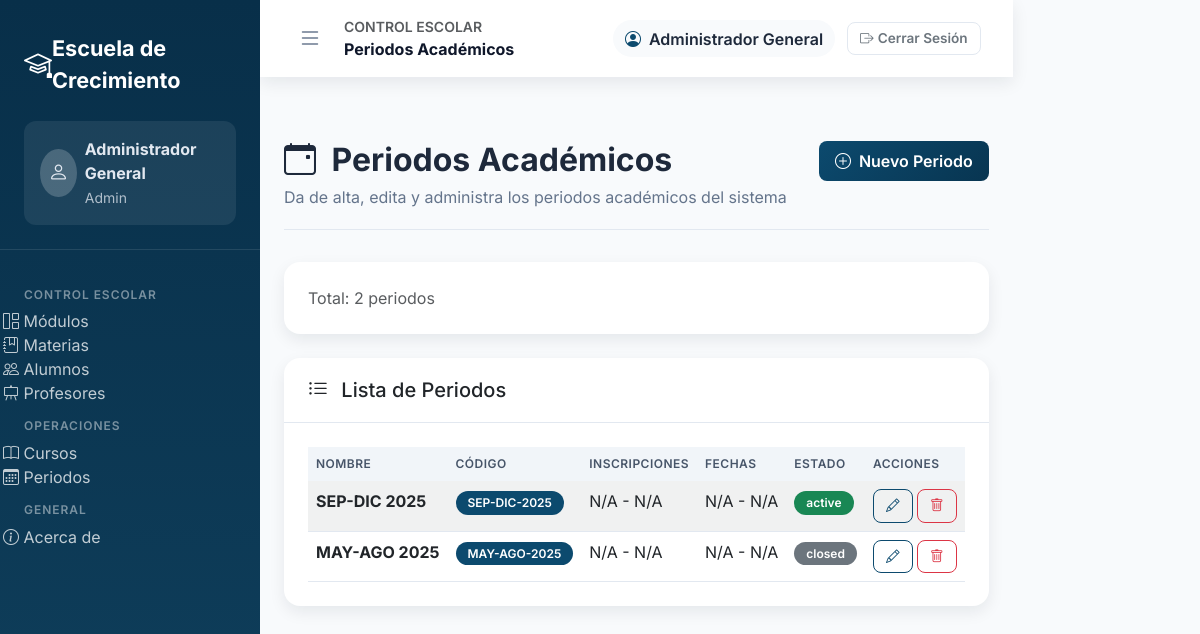
The page /periods (signed in) on the database as committed earlier.
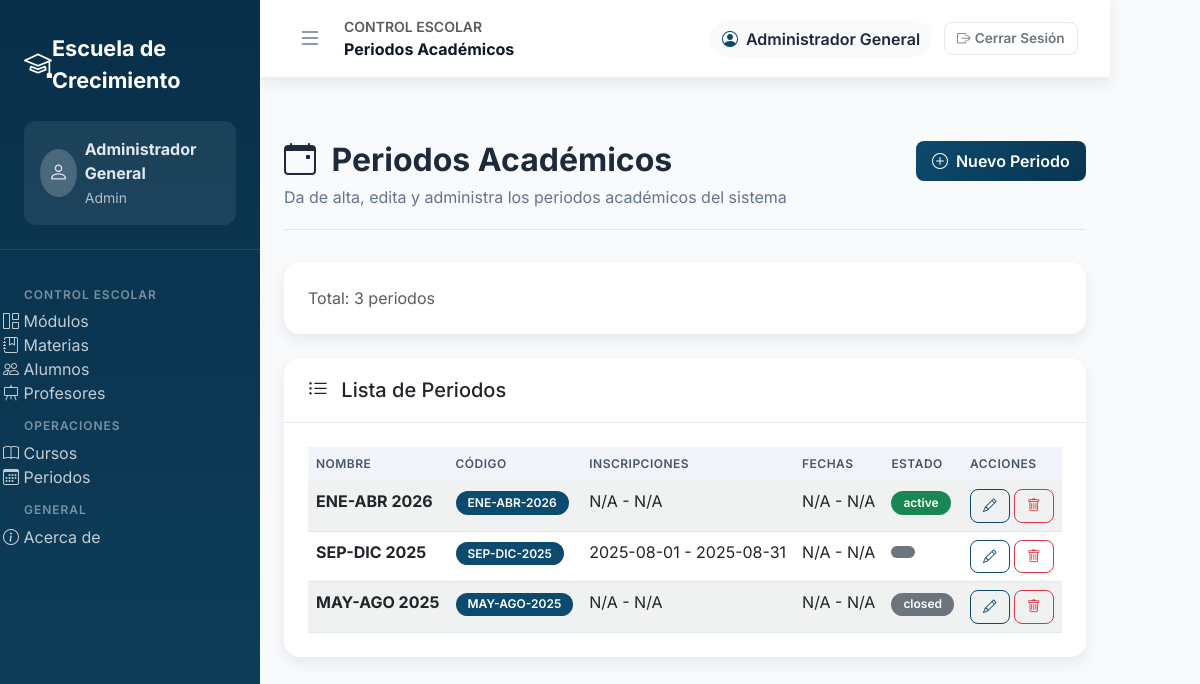
The same page on the database as committed later.
### tables this page shows
CREATE TABLE `terms` (
  `id` int(10) UNSIGNED NOT NULL,
  `code` varchar(30) NOT NULL,
  `name` varchar(120) NOT NULL,
  `start_date` date DEFAULT NULL,
  `inscriptions_start` date NOT NULL,
  `inscriptions_end` date NOT NULL,
  `term_start` date NOT NULL,
  `term_end` date NOT NULL,
  `status` enum('draft','active','closed') NOT NULL DEFAULT 'draft',
  `created_at` timestamp NOT NULL DEFAULT CURRENT_TIMESTAMP,
  `updated_at` timestamp NOT NULL DEFAULT CURRENT_TIMESTAMP ON UPDATE CURRENT_TIMESTAMP,
  `enrollment_start` date DEFAULT NULL,
  `enrollment_end` date DEFAULT NULL
);

### src/UI/Views/periods/index.php (the view, shortened to what the changed rows need)
<div class="container-xxl app-content">
    <div class="page-header">
        <div>
            <h1 class="page-title"><i class="bi bi-calendar-event me-2"></i> Periodos Académicos</h1>
        </div>
    </div>
    <div class="row mb-4">
        <div class="col-12">
            <div class="card filter-card">
                <div class="card-body d-flex justify-content-between align-items-center flex-wrap">
                    <span class="text-muted">Total: <?= count($periods ?? []) ?> periodos</span>
                </div>
            </div>
        </div>
    </div>
    <div class="row">
        <div class="col-12">
            <div class="card">
                <div class="card-body">
                    <div class="table-responsive">
                        <table class="table table-striped table-hover">
                            <thead>
                                <tr>
                                    <th>Nombre</th>
                                    <th>Código</th>
                                    <th>Inscripciones</th>
                                    <th>Fechas</th>
                                    <th>Estado</th>
                                    <th>Acciones</th>
                                </tr>
                            </thead>
                            <tbody>
                                <?php if (empty($periods)): ?>
                                    <tr>
                                        <td colspan="6" class="text-center text-muted">No hay periodos registrados.</td>
                                    </tr>
                                <?php else: ?>
                                    <?php foreach ($periods as $period): ?>
                                        <tr>
                                            <td>
                                                <div class="fw-bold"><?= htmlspecialchars($period['name'] ?? '') ?></div>
                                            </td>
                                            <td><span class="badge bg-primary"><?= htmlspecialchars($period['code'] ?? 'N/A') ?></span></td>
                                            <td>
                                                <?= htmlspecialchars($period['enrollment_start'] ?? 'N/A') ?>
                                                -
                                                <?= htmlspecialchars($period['enrollment_end'] ?? 'N/A') ?>
                                            </td>
                                            <td>
                                                <?= htmlspecialchars($period['start_date'] ?? 'N/A') ?>
                                                -
                                                <?= htmlspecialchars($period['end_date'] ?? 'N/A') ?>
                                            </td>
                                            <td>
                                                <span class="badge bg-<?= ($period['status'] ?? '') === 'active' ? 'success' : 'secondary' ?>">
                                                    <?= htmlspecialchars($period['status'] ?? 'inactive') ?>
                                                </span>
                                            </td>
                                            <td>
                                                <button
                                                    type="button"
                                                    class="btn btn-sm btn-outline-primary"
                                                    data-period-edit
                                                    data-id="<?= (int) $period['id'] ?>"
                                                    data-name="<?= htmlspecialchars($period['name'] ?? '', ENT_QUOTES) ?>"
                                                    data-code="<?= htmlspecialchars($period['code'] ?? '', ENT_QUOTES) ?>"
                                                    data-enrollment-start="<?= htmlspecialchars($period['enrollment_start'] ?? '', ENT_QUOTES) ?>"
                                                    data-enrollment-end="<?= htmlspecialchars($period['enrollment_end'] ?? '', ENT_QUOTES) ?>"
                                                    data-start-date="<?= htmlspecialchars($period['start_date'] ?? '', ENT_QUOTES) ?>"
                                                    data-end-date="<?= htmlspecialchars($period['end_date'] ?? '', ENT_QUOTES) ?>"
                                                    data-status="<?= htmlspecialchars($period['status'] ?? '', ENT_QUOTES) ?>"
                                                >
                                                    <i class="bi bi-pencil"></i>
                                                </button>
                                                <button
                                                    type="button"
                                                    class="btn btn-sm btn-outline-danger"
                                                    data-period-delete
                                                    data-id="<?= (int) $period['id'] ?>"
                                                    data-name="<?= htmlspecialchars($period['name'] ?? '', ENT_QUOTES) ?>"
                                                >
                                                    <i class="bi bi-trash"></i>
                                                </button>
                                            </td>
                                        </tr>
                                    <?php endforeach; ?>
                                <?php endif; ?>
                            </tbody>
                        </table>
                    </div>
                </div>
            </div>
        </div>
    </div>
</div>

Rows that differ between the two databases and show on the page:
added terms: name "ENE-ABR 2026", code "ENE-ABR-2026", enrollment_start "N/A", enrollment_end "N/A", start_date "N/A", end_date "N/A", status "active"
changed terms "SEP-DIC 2025": enrollment_start "N/A" → "2025-08-01"; enrollment_end "N/A" → "2025-08-31"; status "active" → (not shown)
Other text that changed with them:
count($periods ?? []): "2" → "3"
